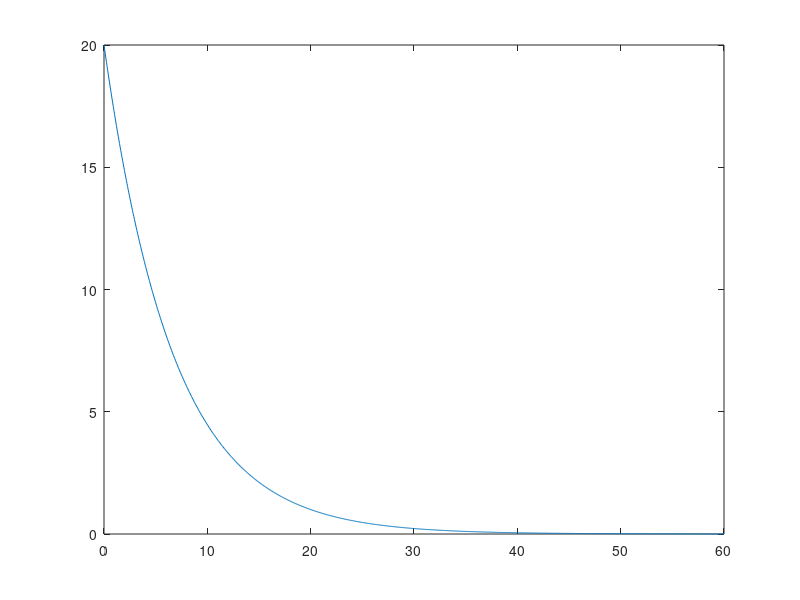

Recreate this plot in MATLAB.
clear;

p = linspace(0,60,1000);
pref = 20;
p0 = 20;
alpha = log(p0)/pref;

of_p = exp(-alpha'*(p-pref));

figure;
plot(p,of_p);
% set(gca,'xscale','log','yscale','log');
